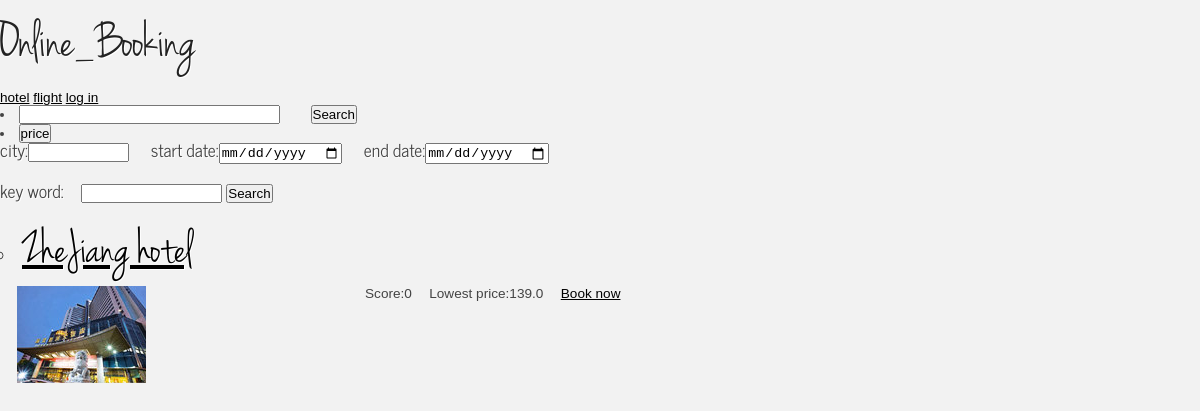
Before: / with the older database file.
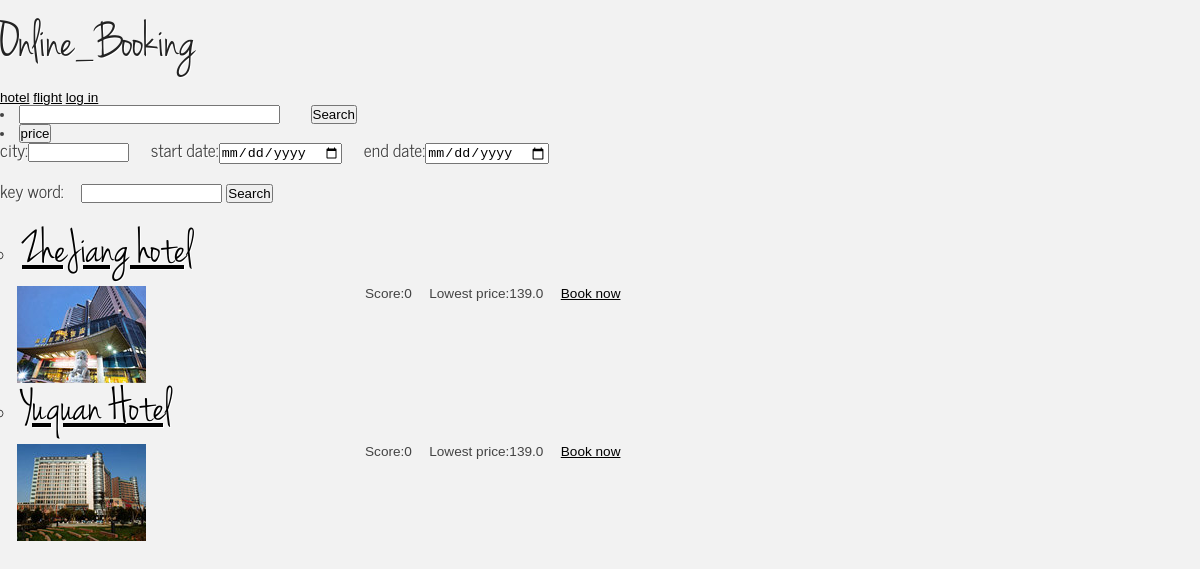
After: the same page with the newer database file.
### models.py (models this page shows, shortened)
class Hotel(Base):
	__tablename__ = 'hotel'
	id = Column(Integer, primary_key=True)
	name = Column(String(20), nullable=False)
	city = Column(String(10), nullable=False)
	location = Column(String(100), nullable=False)
	telphone = Column(String(20))
	lowest_price = Column(Float(4), nullable=False)
	detail_info = Column(Text(500))
	hotel_pic = Column(String(50),nullable=False)
	star = Column(Integer, nullable=False,default=0)
	score = Column(Integer,nullable=False,default=0)
	rooms = relationship("Room", backref="hotel")

### online.py (the view)
@app.route('/')
def index():
	hotel_info = db_session.query(Hotel.id, Hotel.name, Hotel.lowest_price,Hotel.hotel_pic,Hotel.score).all()
	room_info = {}
	for hotel in hotel_info:
		room_info[hotel.id] = db_session.query(Room).filter_by(hotel_id=hotel.id).all()
	return render_template('index.html', hotel_info=hotel_info, room_info=room_info)

### online.py (called while the page is built)
@app.teardown_request
def shutdown_session(exception=None):
	db_session.remove()

### templates/index.html
{% extends "layout.html" %}
{% block body %}
<div>
	<form action="{{url_for('search_hotel')}}" method=post class=search-hotel>
	  <p>city:<input type=text size=10 name=city value="">&emsp;
		start date:<input type=date name=start_date>&emsp;
		end date:<input type=date name=end_date></p>
		<p>key word:&emsp;<input type=text size=15 name=key value="">
	  <input type=submit value=Search></p>
    </form>
  </div>
  <ul class=entries>
  {% for info in hotel_info %}
	<li><h2><a href="{{ url_for('hotel_detail',hotel_id=info.id)}}">{{ info.name }}</a></h2></li>
	<div>
		<img align="top" src="{{ url_for('static', filename='img/'+info.hotel_pic) }}"/>
				&emsp;&emsp;&emsp;&emsp;&emsp;&emsp;
				&emsp;&emsp;&emsp;&emsp;&emsp;&emsp;
				&emsp;&emsp;&emsp;
		Score:{{ info.score|safe }}&emsp;
		Lowest price:{{ info.lowest_price }}&emsp;
		{% if session.manager %}
			<a href="{{ url_for('update_hotel', hotel_id=info.id) }}">Delete</a>&emsp;
			<a href="{{ url_for('update_hotel', hotel_id=info.id) }}">Edit</a>
		{% else %}
			<a href="{{ url_for('hotel_detail',hotel_id=info.id)}}">Book now</a>
		{% endif %}
	</div>
  {% else %}
	<li><em>Unbelievable.  No hotels here so far</em>
  {% endfor %}
  </ul>
{% endblock %}

Changed rows visible on the page:
added Hotel: name "Yuquan Hotel", hotel_pic (picture), score "0", lowest_price "139.0"
